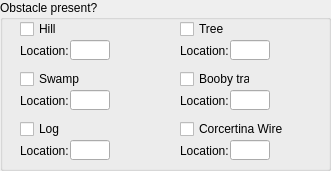
   <widget class="QGroupBox" name="groupBox_3">
    <property name="geometry">
     <rect>
      <x>380</x>
      <y>140</y>
      <width>331</width>
      <height>171</height>
     </rect>
    </property>
    <property name="title">
     <string>Obstacle present?</string>
    </property>
    <widget class="QCheckBox" name="checkBoxhill">
     <property name="geometry">
      <rect>
       <x>20</x>
       <y>20</y>
       <width>70</width>
       <height>18</height>
      </rect>
     </property>
     <property name="text">
      <string>Hill</string>
     </property>
    </widget>
    <widget class="QCheckBox" name="checkBoxswamp">
     <property name="geometry">
      <rect>
       <x>20</x>
       <y>70</y>
       <width>70</width>
       <height>18</height>
      </rect>
     </property>
     <property name="text">
      <string>Swamp</string>
     </property>
    </widget>
    <widget class="QCheckBox" name="checkBoxlog">
     <property name="geometry">
      <rect>
       <x>20</x>
       <y>120</y>
       <width>70</width>
       <height>18</height>
      </rect>
     </property>
     <property name="text">
      <string>Log</string>
     </property>
    </widget>
    <widget class="QCheckBox" name="checkBoxtree">
     <property name="geometry">
      <rect>
       <x>180</x>
       <y>20</y>
       <width>70</width>
       <height>18</height>
      </rect>
     </property>
     <property name="text">
      <string>Tree</string>
     </property>
    </widget>
    <widget class="QCheckBox" name="checkBoxbooby">
     <property name="geometry">
      <rect>
       <x>180</x>
       <y>70</y>
       <width>70</width>
       <height>18</height>
      </rect>
     </property>
     <property name="text">
      <string>Booby trap</string>
     </property>
    </widget>
    <widget class="QCheckBox" name="checkBoxwire">
     <property name="geometry">
      <rect>
       <x>180</x>
       <y>120</y>
       <width>111</width>
       <height>18</height>
      </rect>
     </property>
     <property name="text">
      <string>Corcertina Wire</string>
     </property>
    </widget>
    <widget class="QLabel" name="label_19">
     <property name="geometry">
      <rect>
       <x>20</x>
       <y>40</y>
       <width>51</width>
       <height>21</height>
      </rect>
     </property>
     <property name="text">
      <string>Location:</string>
     </property>
    </widget>
    <widget class="QLineEdit" name="lineEditlocationhill">
     <property name="geometry">
      <rect>
       <x>70</x>
       <y>40</y>
       <width>40</width>
       <height>20</height>
      </rect>
     </property>
    </widget>
    <widget class="QLabel" name="label_20">
     <property name="geometry">
      <rect>
       <x>20</x>
       <y>90</y>
       <width>51</width>
       <height>21</height>
      </rect>
     </property>
     <property name="text">
      <string>Location:</string>
     </property>
    </widget>
    <widget class="QLineEdit" name="lineEditlocationswamp">
     <property name="geometry">
      <rect>
       <x>70</x>
       <y>90</y>
       <width>40</width>
       <height>20</height>
      </rect>
     </property>
    </widget>
    <widget class="QLabel" name="label_21">
     <property name="geometry">
      <rect>
       <x>20</x>
       <y>140</y>
       <width>51</width>
       <height>21</height>
      </rect>
     </property>
     <property name="text">
      <string>Location:</string>
     </property>
    </widget>
    <widget class="QLineEdit" name="lineEditlocationlog">
     <property name="geometry">
      <rect>
       <x>70</x>
       <y>140</y>
       <width>40</width>
       <height>20</height>
      </rect>
     </property>
    </widget>
    <widget class="QLabel" name="label_22">
     <property name="geometry">
      <rect>
       <x>180</x>
       <y>140</y>
       <width>51</width>
       <height>21</height>
      </rect>
     </property>
     <property name="text">
      <string>Location:</string>
     </property>
    </widget>
    <widget class="QLineEdit" name="lineEditlocationwire">
     <property name="geometry">
      <rect>
       <x>230</x>
       <y>140</y>
       <width>40</width>
       <height>20</height>
      </rect>
     </property>
    </widget>
    <widget class="QLabel" name="label_23">
     <property name="geometry">
      <rect>
       <x>180</x>
       <y>90</y>
       <width>51</width>
       <height>21</height>
      </rect>
     </property>
     <property name="text">
      <string>Location:</string>
     </property>
    </widget>
    <widget class="QLineEdit" name="lineEditlocationbooby">
     <property name="geometry">
      <rect>
       <x>230</x>
       <y>90</y>
       <width>40</width>
       <height>20</height>
      </rect>
     </property>
    </widget>
    <widget class="QLabel" name="label_24">
     <property name="geometry">
      <rect>
       <x>180</x>
       <y>40</y>
       <width>51</width>
       <height>21</height>
      </rect>
     </property>
     <property name="text">
      <string>Location:</string>
     </property>
    </widget>
    <widget class="QLineEdit" name="lineEditlocationtree">
     <property name="geometry">
      <rect>
       <x>230</x>
       <y>40</y>
       <width>40</width>
       <height>20</height>
      </rect>
     </property>
    </widget>
   </widget>
